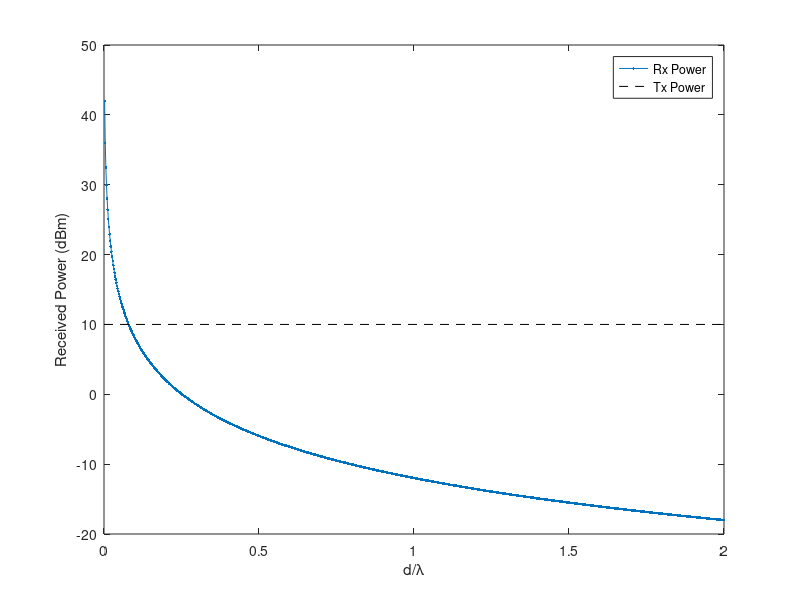

MATLAB code for this plot:
fc = 2.395e9;       % emitter center frequency
tx_pwr_dbm = 10;    % emitter transmit power dBm
Gr = 0;             % receiver gain dBi, 0 for omnidirectional antenna
Gt = 0;             % transmitter gain dBi

c = 299792458;      % speed of light m/s
lambda = c/fc;      % wavelength of transmitted signal
d = linspace(0,2*lambda,1000);   % distance from emitter to plot loss over

rx_pwr_dbm = tx_pwr_dbm + Gr + Gt + 20*log10(lambda./(4*pi*d));

figure
plot(d/lambda, rx_pwr_dbm, '.-'); hold all
plot([d(1) d(end)]/lambda, [tx_pwr_dbm tx_pwr_dbm], 'k--')
xlabel('d/\lambda')
ylabel('Received Power (dBm)')
legend('Rx Power','Tx Power')